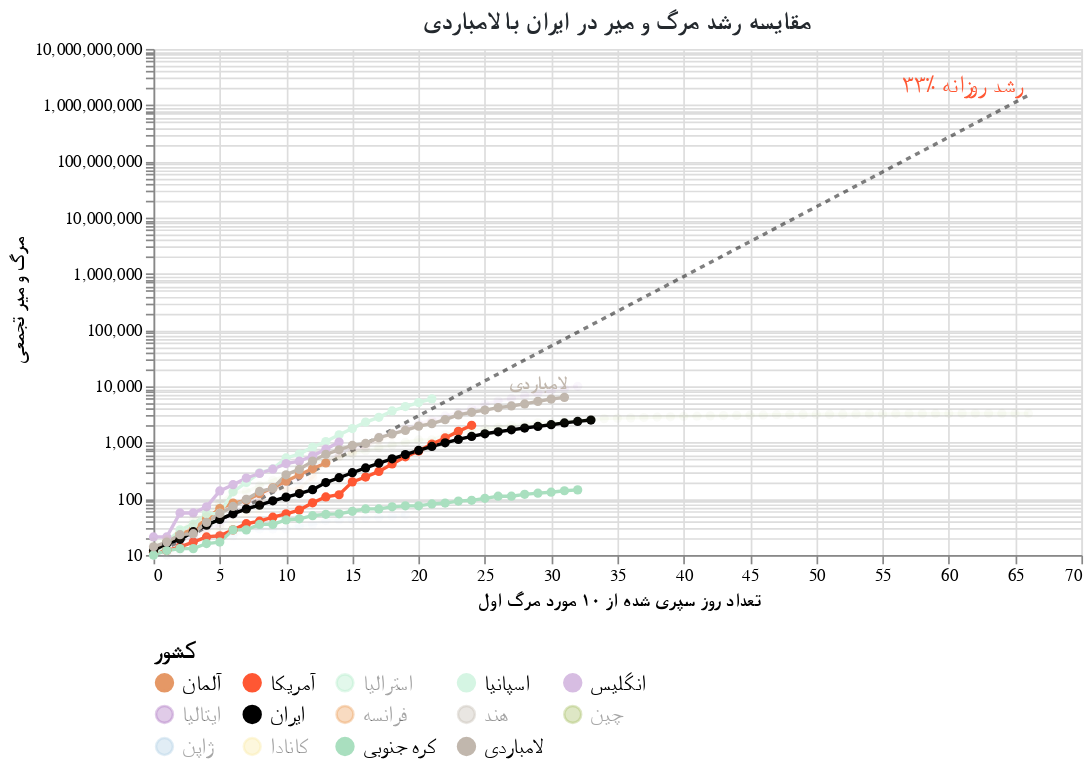

Here is the notebook cell this chart was saved with:
### Markdown cell above
## در لامباردی چه گذشت؟

لومباردی ، منطقه ایی در ایتالیا با تنها ۱۰ میلیون نفر جمعیت ، دارای مرگ و میر بیش از ۴۰۰۰ تن به دلیل کووید ۱۹ است. لومباردی در بالاترین میزان مرگ و میر روزانه خود ، در یک روز ۵۴۶ کشته برجای گذاشت. این نشان می دهد که ویروس حتی در مقیاس جمعیتی کوچک ، احتمالاً به دلیل خدمات مراقبت های بهداشتی اندک میتواند میزان مرگ و میر بالایی داشته باشد.

ایران در مقایسه با لمباردی کجا ایستاده است؟

### Code cell
#hide_input
chart5 = make_since_chart(['انگلیس','ایران',  'آمریکا', 'اسپانیا', 'آلمان', 'کره جنوبی'], ['لامباردی'])
chart5

### Figure 1 — Vega-Lite specification as saved in the notebook (floating-point values rounded to 4 significant figures; data arrays with more than 128 entries replaced by an {"elided": "..."} marker saying what was removed)
{"config": {"view": {"continuousWidth": 400, "continuousHeight": 300}, "title": {"color": "#24292e", "font": "Tahoma", "fontSize": 15}}, "layer": [{"mark": {"type": "line", "color": "black", "opacity": 0.5, "strokeDash": [3, 3]}, "encoding": {"x": {"type": "quantitative", "field": "Days since 10th death"}, "y": {"type": "quantitative", "field": "Confirmed Cases"}}}, {"mark": {"type": "text", "align": "right", "color": "#FF5733", "dy": -6, "fontSize": 14, "text": "۳۳٪ رشد روزانه"}, "encoding": {"x": {"type": "quantitative", "field": "Days since 10th death"}, "y": {"type": "quantitative", "field": "Confirmed Cases"}}, "transform": [{"filter": "(datum['Days since 10th death'] >= 66)"}]}, {"data": {"name": "data-cce187d9c3fa3eb7a8005c1310024c54"}, "mark": {"type": "line", "point": true}, "encoding": {"color": {"type": "nominal", "field": "Country", "legend": {"columns": 5, "labelFont": "Tahoma", "labelFontSize": 13, "orient": "bottom", "symbolLimit": 100, "title": "کشور", "titleFont": "Tahoma", "titleFontSize": 14}, "scale": {"domain": ["آلمان", "آمریکا", "استرالیا", "اسپانیا", "انگلیس", "ایتالیا", "ایران", "فرانسه", "هند", "چین", "ژاپن", "کانادا", "کره جنوبی", "لامباردی"], "range": ["#E59866", "#FF5733", "#ABEBC6", "#D5F5E3", "#D7BDE2", "#A569BD", "black", "#EB984E", "#C1B7AD", "#A1BA59", "#A9CCE3", "#F9E79F", "#A9DFBF", "#C1B7AD"]}}, "opacity": {"condition": {"value": 1, "selection": "selector002"}, "value": 0.05}, "tooltip": [{"type": "nominal", "field": "Country"}, {"type": "temporal", "field": "Date"}, {"type": "quantitative", "field": "Confirmed Cases"}, {"type": "quantitative", "field": "Days since 10th death"}], "x": {"type": "quantitative", "axis": {"title": "تعداد روز سپری شده از ۱۰ مورد مرگ اول", "titleFont": "Tahoma"}, "field": "Days since 10th death"}, "y": {"type": "quantitative", "axis": {"title": "مرگ و میر تجمعی", "titleFont": "Tahoma"}, "field": "Confirmed Cases", "scale": {"type": "log"}}}, "selection": {"selector002": {"type": "multi", "fields": ["Country"], "bind": "legend", "init": [{"Country": "انگلیس"}, {"Country": "ایران"}, {"Country": "آمریکا"}, {"Country": "اسپانیا"}, {"Country": "آلمان"}, {"Country": "کره جنوبی"}, {"Country": "لامباردی"}]}}, "width": 550}, {"data": {"name": "data-cce187d9c3fa3eb7a8005c1310024c54"}, "mark": {"type": "text", "align": "right", "dy": -8, "fontWeight": "bold"}, "encoding": {"color": {"type": "nominal", "field": "Country", "legend": {"columns": 5, "labelFont": "Tahoma", "labelFontSize": 13, "orient": "bottom", "symbolLimit": 100, "title": "کشور", "titleFont": "Tahoma", "titleFontSize": 14}, "scale": {"domain": ["آلمان", "آمریکا", "استرالیا", "اسپانیا", "انگلیس", "ایتالیا", "ایران", "فرانسه", "هند", "چین", "ژاپن", "کانادا", "کره جنوبی", "لامباردی"], "range": ["#E59866", "#FF5733", "#ABEBC6", "#D5F5E3", "#D7BDE2", "#A569BD", "black", "#EB984E", "#C1B7AD", "#A1BA59", "#A9CCE3", "#F9E79F", "#A9DFBF", "#C1B7AD"]}}, "opacity": {"condition": {"value": 1, "selection": "selector002"}, "value": 0.05}, "text": {"type": "nominal", "field": "Country"}, "tooltip": [{"type": "nominal", "field": "Country"}, {"type": "temporal", "field": "Date"}, {"type": "quantitative", "field": "Confirmed Cases"}, {"type": "quantitative", "field": "Days since 10th death"}], "x": {"type": "quantitative", "axis": {"title": "تعداد روز سپری شده از ۱۰ مورد مرگ اول", "titleFont": "Tahoma"}, "field": "Days since 10th death"}, "y": {"type": "quantitative", "axis": {"title": "مرگ و میر تجمعی", "titleFont": "Tahoma"}, "field": "Confirmed Cases", "scale": {"type": "log"}}}, "transform": [{"filter": "(datum['Date'] >= 1585440000000)"}], "width": 550}], "data": {"name": "data-fa495375bfe2cab14e58ae13bfe5a812"}, "title": "مقایسه رشد مرگ و میر در ایران با لامباردی", "$schema": "https://vega.github.io/schema/vega-lite/v4.0.2.json", "datasets": {"data-fa495375bfe2cab14e58ae13bfe5a812": [{"Days since 10th death": 0, "Confirmed Cases": 10.0}, {"Days since 10th death": 1, "Confirmed Cases": 13.3}, {"Days since 10th death": 2, "Confirmed Cases": 17.69}, {"Days since 10th death": 3, "Confirmed Cases": 23.53}, {"Days since 10th death": 4, "Confirmed Cases": 31.29}, {"Days since 10th death": 5, "Confirmed Cases": 41.62}, {"Days since 10th death": 6, "Confirmed Cases": 55.35}, {"Days since 10th death": 7, "Confirmed Cases": 73.61}, {"Days since 10th death": 8, "Confirmed Cases": 97.91}, {"Days since 10th death": 9, "Confirmed Cases": 130.2}, {"Days since 10th death": 10, "Confirmed Cases": 173.2}, {"Days since 10th death": 11, "Confirmed Cases": 230.3}, {"Days since 10th death": 12, "Confirmed Cases": 306.4}, {"Days since 10th death": 13, "Confirmed Cases": 407.4}, {"Days since 10th death": 14, "Confirmed Cases": 541.9}, {"Days since 10th death": 15, "Confirmed Cases": 720.7}, {"Days since 10th death": 16, "Confirmed Cases": 958.6}, {"Days since 10th death": 17, "Confirmed Cases": 1275.0}, {"Days since 10th death": 18, "Confirmed Cases": 1696.0}, {"Days since 10th death": 19, "Confirmed Cases": 2255.0}, {"Days since 10th death": 20, "Confirmed Cases": 2999.0}, {"Days since 10th death": 21, "Confirmed Cases": 3989.0}, {"Days since 10th death": 22, "Confirmed Cases": 5306.0}, {"Days since 10th death": 23, "Confirmed Cases": 7056.0}, {"Days since 10th death": 24, "Confirmed Cases": 9385.0}, {"Days since 10th death": 25, "Confirmed Cases": 12480.0}, {"Days since 10th death": 26, "Confirmed Cases": 16600.0}, {"Days since 10th death": 27, "Confirmed Cases": 22080.0}, {"Days since 10th death": 28, "Confirmed Cases": 29370.0}, {"Days since 10th death": 29, "Confirmed Cases": 39060.0}, {"Days since 10th death": 30, "Confirmed Cases": 51950.0}, {"Days since 10th death": 31, "Confirmed Cases": 69090.0}, {"Days since 10th death": 32, "Confirmed Cases": 91890.0}, {"Days since 10th death": 33, "Confirmed Cases": 122200.0}, {"Days since 10th death": 34, "Confirmed Cases": 162500.0}, {"Days since 10th death": 35, "Confirmed Cases": 216200.0}, {"Days since 10th death": 36, "Confirmed Cases": 287500.0}, {"Days since 10th death": 37, "Confirmed Cases": 382400.0}, {"Days since 10th death": 38, "Confirmed Cases": 508600.0}, {"Days since 10th death": 39, "Confirmed Cases": 676400.0}, {"Days since 10th death": 40, "Confirmed Cases": 899600.0}, {"Days since 10th death": 41, "Confirmed Cases": 1197000.0}, {"Days since 10th death": 42, "Confirmed Cases": 1591000.0}, {"Days since 10th death": 43, "Confirmed Cases": 2117000.0}, {"Days since 10th death": 44, "Confirmed Cases": 2815000.0}, {"Days since 10th death": 45, "Confirmed Cases": 3744000.0}, {"Days since 10th death": 46, "Confirmed Cases": 4979000.0}, {"Days since 10th death": 47, "Confirmed Cases": 6623000.0}, {"Days since 10th death": 48, "Confirmed Cases": 8808000.0}, {"Days since 10th death": 49, "Confirmed Cases": 11710000.0}, {"Days since 10th death": 50, "Confirmed Cases": 15580000.0}, {"Days since 10th death": 51, "Confirmed Cases": 20720000.0}, {"Days since 10th death": 52, "Confirmed Cases": 27560000.0}, {"Days since 10th death": 53, "Confirmed Cases": 36660000.0}, {"Days since 10th death": 54, "Confirmed Cases": 48750000.0}, {"Days since 10th death": 55, "Confirmed Cases": 64840000.0}, {"Days since 10th death": 56, "Confirmed Cases": 86240000.0}, {"Days since 10th death": 57, "Confirmed Cases": 114700000.0}, {"Days since 10th death": 58, "Confirmed Cases": 152500000.0}, {"Days since 10th death": 59, "Confirmed Cases": 202900000.0}, {"Days since 10th death": 60, "Confirmed Cases": 269800000.0}, {"Days since 10th death": 61, "Confirmed Cases": 358900000.0}, {"Days since 10th death": 62, "Confirmed Cases": 477300000.0}, {"Days since 10th death": 63, "Confirmed Cases": 634800000.0}, {"Days since 10th death": 64, "Confirmed Cases": 844300000.0}, {"Days since 10th death": 65, "Confirmed Cases": 1123000000.0}, {"Days since 10th death": 66, "Confirmed Cases": 1494000000.0}], "data-cce187d9c3fa3eb7a8005c1310024c54": {"elided": "335 records"}}}
